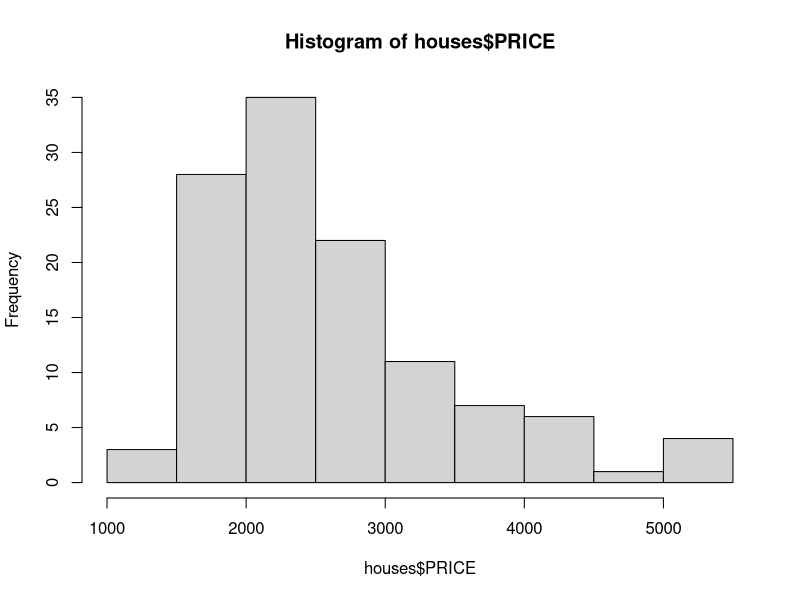
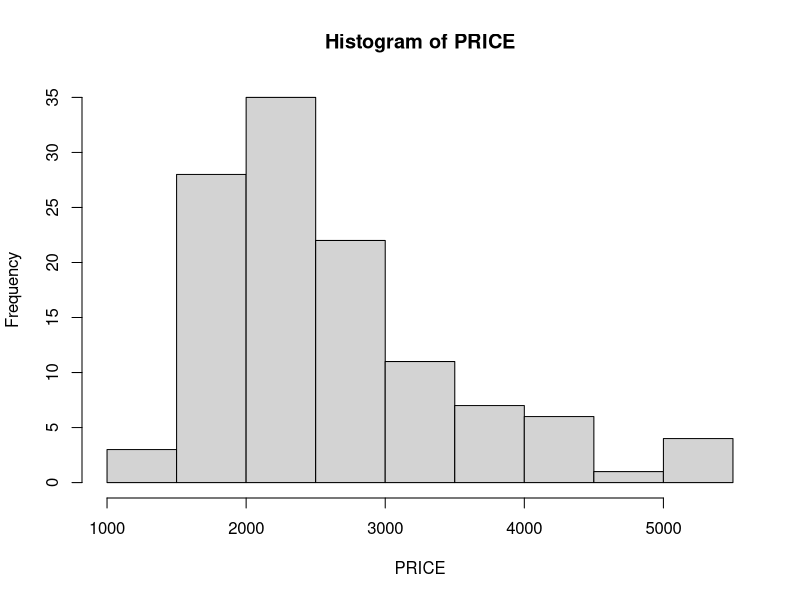
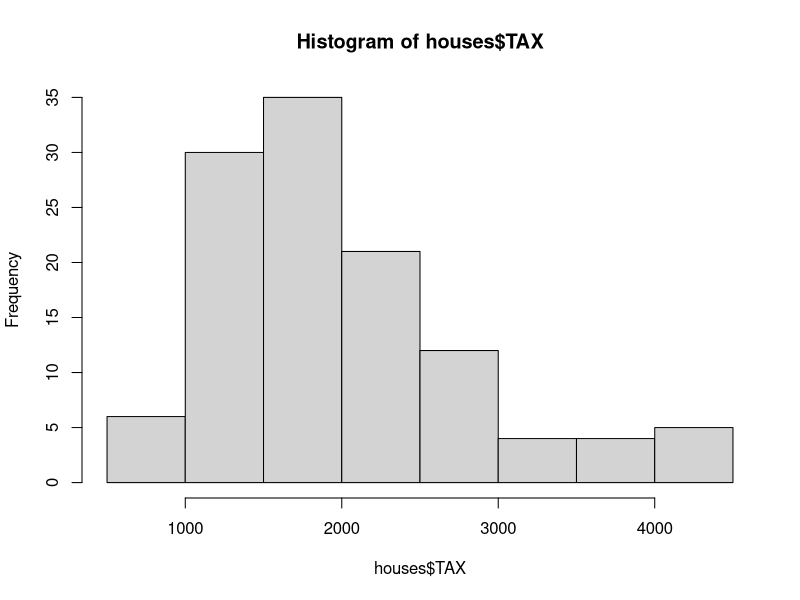
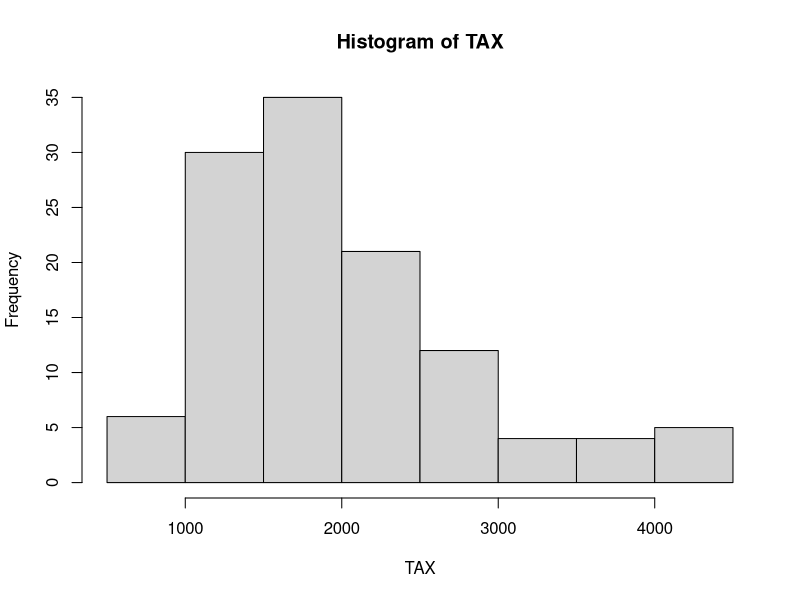
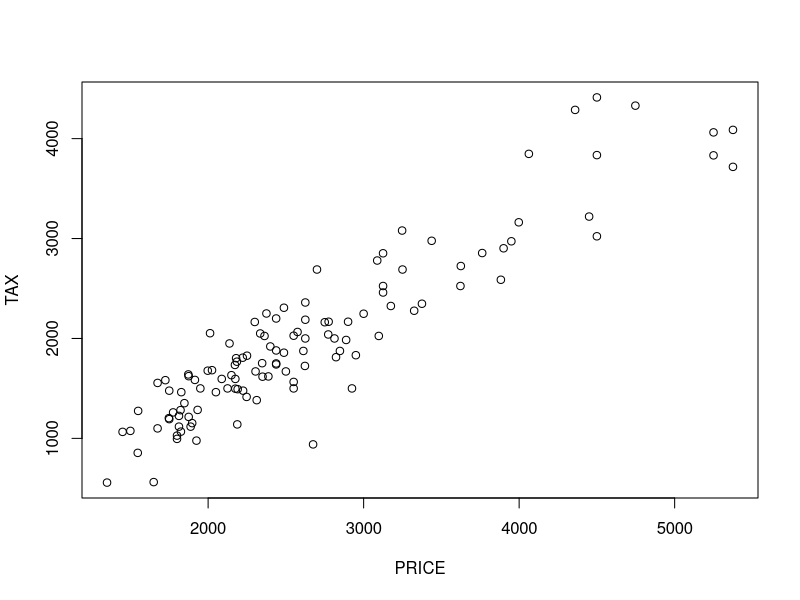
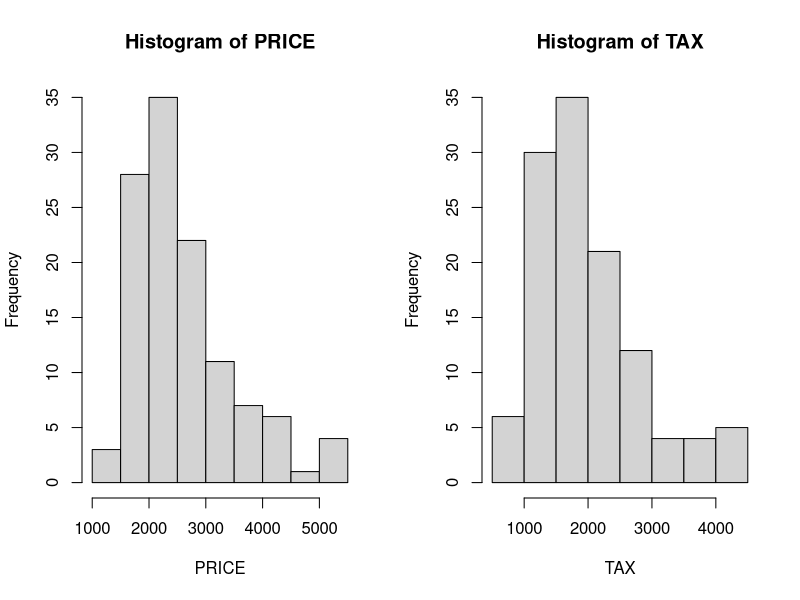
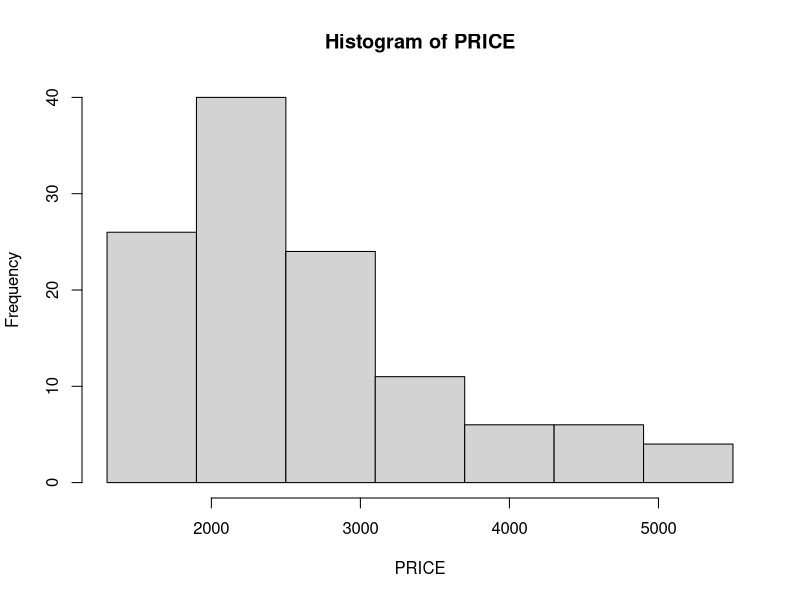
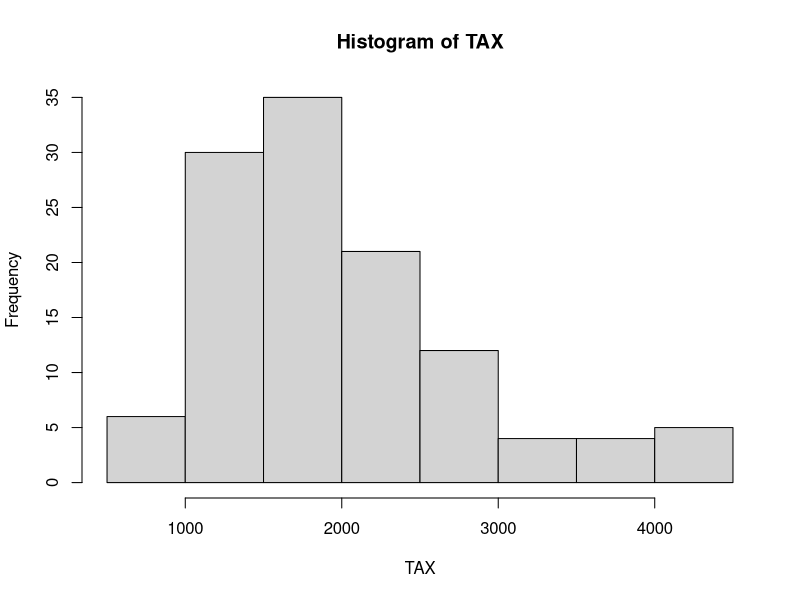

Source code (R) for these figures, in order:
# Solution for Lesson_2_Exercises_Using_R

# read the comma-delimited text file creating a data frame object in R
# as we did in Lesson 1, we create the data frame and examine it structure
houses <- read.csv("data/home_prices.csv")
str(houses)

# 1) a) Construct a histogram for PRICE. Describe the distribution shape.
hist(houses$PRICE)  # looks positively skewed, mean > mean
# or use with() function
with(houses, hist(PRICE))

# 1) b) Construct a histogram for TAX. Describe the distribution shape.
hist(houses$TAX)  # also looks positively skewed, mean > mean
# or use with() function
with(houses, hist(TAX))

# 1) c) Construct a scatterplot displaying TAX versus PRICE. Is there a relationship?
# here we put PRICE on the horizontal axis, TAX on vertical axis
with(houses, plot(PRICE, TAX))  # looks like a strong positive relationship

# 1) d) Construct a stem-and-leaf plot for TAX using stem()
# To aid in the interpretation, divide TAX by 100 and round to 1 digit.
# stem() will group the digits to the left of the decimal point, and
# list the numbers to the right of the decimal point to form the leaf.
# Then try it directly on TAX.  The result is the same.
X <- round(houses$TAX/100, digits=1)
stem(X)

# 1) e) Use the par() and mfrow() or mfcol() functions to construct a window
# with two rows and one column showing the histograms for PRICE and TAX.
par(mfrow=c(1,2))
with(houses, hist(PRICE))
with(houses, hist(TAX))
par(mfrow=c(1,1))
 

# 2) a) Construct a histogram for PRICE starting the first class at 1300 ($hundreds) 
# with a class width of 600 ($hundreds).
max(houses$PRICE) # this will let us know how many breaks we need  
with(houses, hist(PRICE, breaks = c(1300, 1900, 2500, 3100, 3700, 4300, 4900,
	5500)))

# 2) b) Construct a histogram for TAX starting the first classat $500with a class
#	width of $500.
max(houses$TAX)
with(houses, hist(TAX, breaks = c(500, 1000, 1500, 2000, 2500, 3000, 3500,
	4000, 4500)))